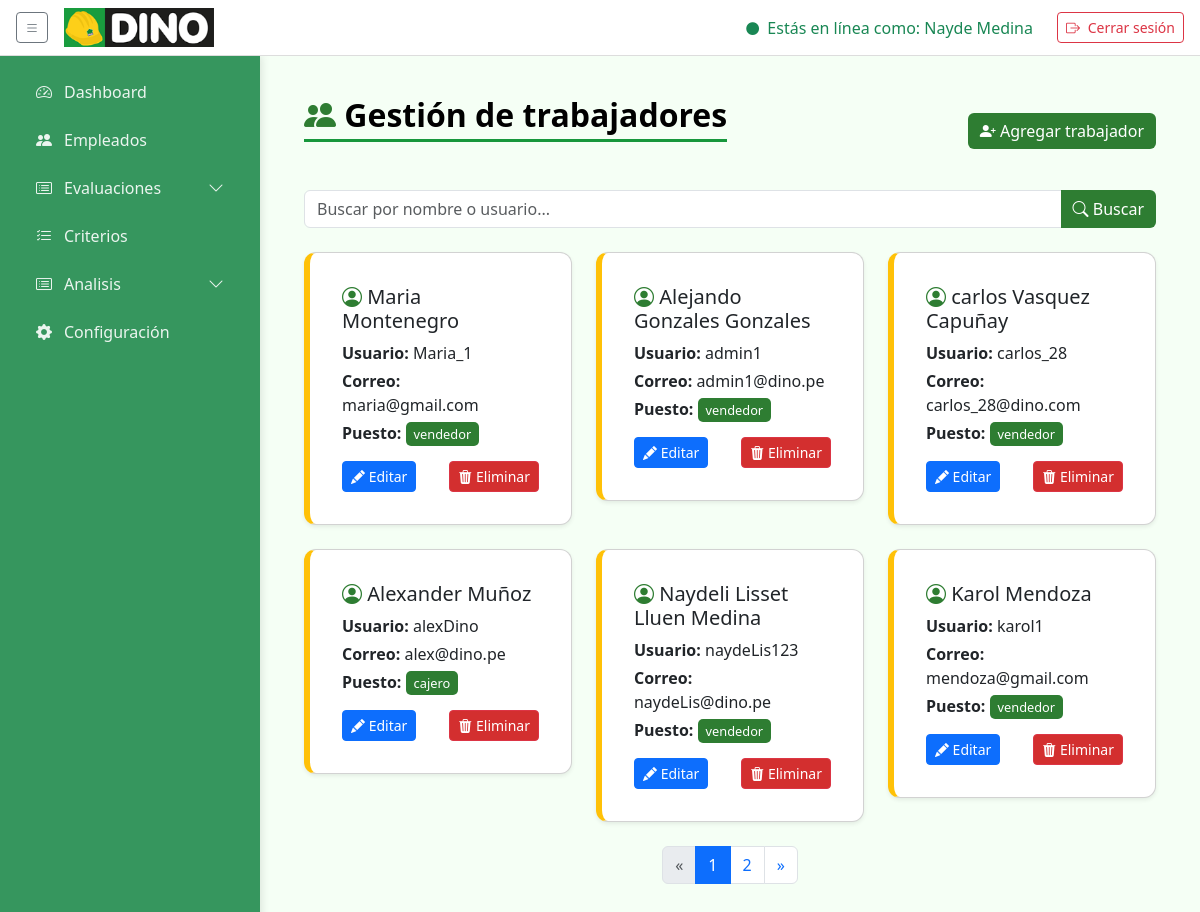
Before: /empleados/ (signed in) with the older database file.
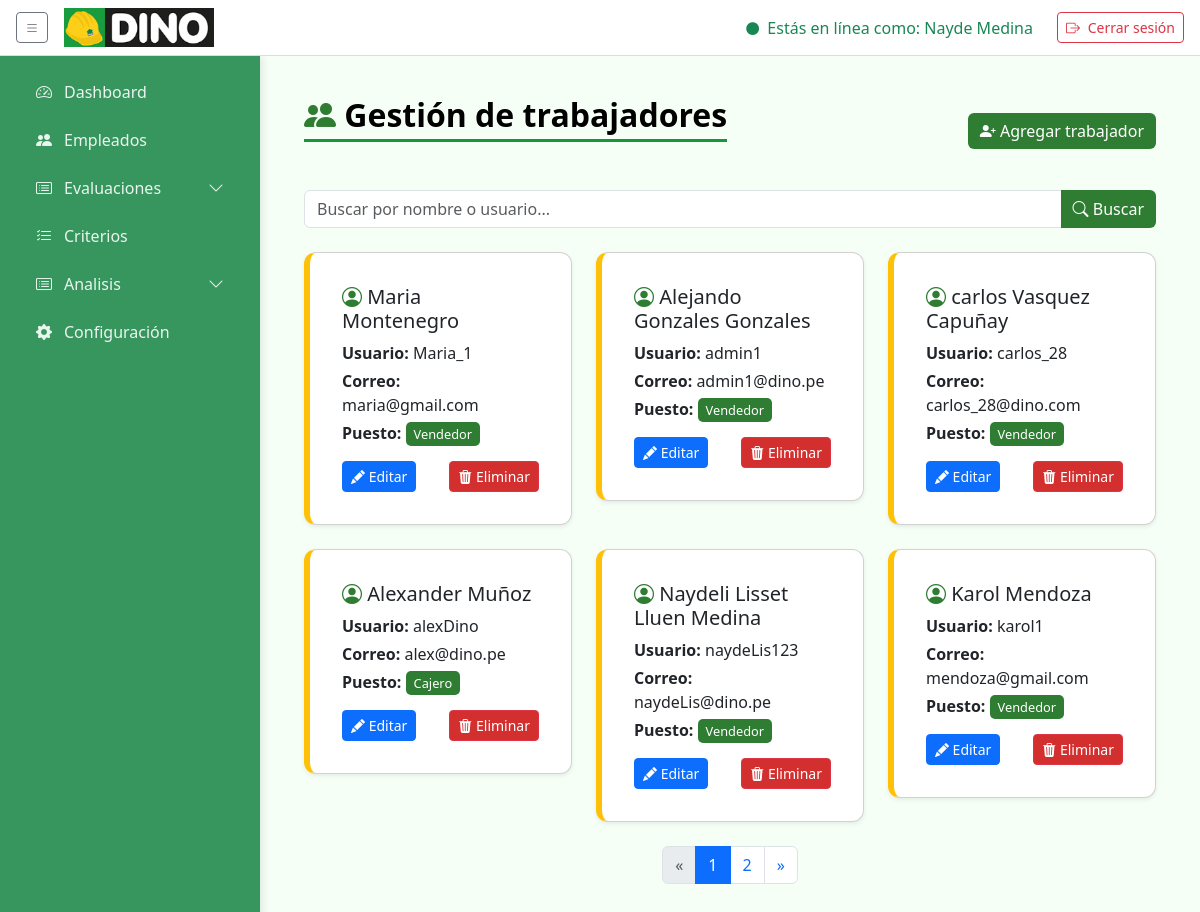
After: the same page with the newer database file.
### core/models.py (models this page shows, shortened)
class Trabajador(models.Model):
    user = models.OneToOneField(settings.AUTH_USER_MODEL, on_delete=models.CASCADE, related_name='trabajador', null=True, blank=True)
    puesto = models.ForeignKey(Puesto, on_delete=models.SET_NULL, null=True, blank=True)
    telefono = models.CharField(max_length=20, blank=True)
    direccion = models.CharField(max_length=200, blank=True)

class Puesto(models.Model):
    nombre = models.CharField(max_length=50, unique=True)
    descripcion = models.TextField(blank=True, null=True)

class Usuario(AbstractUser):
    """
    Modelo personalizado para el usuario, heredando de AbstractUser.
    Este modelo ahora solo contiene los campos estándar del usuario.
    """

### core/views.py (the view)
# urls.py: path('empleados/', views.gestion_empleados, name='gestion_empleados'),
@login_required
def gestion_empleados(request):
    query = request.GET.get('q', '')
    qs = Trabajador.objects.select_related('user')
    if query:
        qs = qs.filter(
            Q(user__username__icontains=query) |
            Q(user__first_name__icontains=query) |
            Q(user__last_name__icontains=query)
        )
    paginator = Paginator(qs, 6)
    page = request.GET.get('page')
    page_obj = paginator.get_page(page)
    return render(request, 'empleados/lista.html', {
        'empleados': page_obj,
        'query': query
    })

### templates/empleados/lista.html (shortened to what this page needs)
{% extends "base/base.html" %}
{% load static %}
{% block extra_css %}
<link rel="stylesheet" href="{% static 'css/empleados.css' %}">
{% endblock %}
{% block content %}
<div class="container mt-2">
  <div class="d-flex justify-content-between align-items-center mb-4">
    <h2 class="titulo">
      <i class="bi bi-people-fill icono-verde"></i> Gestión de trabajadores
    </h2>
    <a href="{% url 'agregar_empleado' %}" class="btn btn-success">
      <i class="bi bi-person-plus-fill"></i> Agregar trabajador
    </a>
  </div>
  <form method="get" class="mb-4">
    <div class="input-group">
      <input type="text" name="q" class="form-control"
             placeholder="Buscar por nombre o usuario..." value="{{ query }}">
      <button class="btn btn-success" type="submit">
        <i class="bi bi-search"></i> Buscar
      </button>
    </div>
  </form>
  <div class="row">
    {% for t in empleados %}
    <div class="col-md-4">
      <div class="card p-3 mb-4 shadow-sm">
        <div class="card-body">
          <h5 class="card-title">
            <i class="bi bi-person-circle icono-verde"></i>
            {{ t.user.first_name }} {{ t.user.last_name }}
          </h5>
          <p class="card-text mb-1">
            <strong>Usuario:</strong> {{ t.user.username }}
          </p>
          <p class="card-text mb-1">
            <strong>Correo:</strong> {{ t.user.email }}
          </p>
          <p class="card-text mb-1">
            <strong>Puesto:</strong>
            <span class="badge-puesto">
              {{ t.puesto.nombre|default:"No asignado" }}
            </span>
          </p>
          <div class="d-flex justify-content-between mt-3">
            <a href="{% url 'editar_empleado' t.id %}" class="btn btn-sm btn-primary">
              <i class="bi bi-pencil-fill"></i> Editar
            </a>
            <a href="{% url 'eliminar_empleado' t.id %}" class="btn btn-sm btn-danger"
               onclick="return confirm('¿Eliminar a {{ t.user.username }}?')">
              <i class="bi bi-trash3-fill"></i> Eliminar
            </a>
          </div>
        </div>
      </div>
    </div>
    {% empty %}
    <div class="col-12">
      <p class="text-muted">No hay trabajadores registrados.</p>
    </div>
    {% endfor %}
  </div>
  {% if empleados.has_other_pages %}
  <nav aria-label="Paginación trabajadores">
    <ul class="pagination justify-content-center">
      {% if empleados.has_previous %}
      <li class="page-item">
        <a class="page-link" href="?q={{ query }}&page={{ empleados.previous_page_number }}">&laquo;</a>
      </li>
      {% else %}
      <li class="page-item disabled"><span class="page-link">&laquo;</span></li>
      {% endif %}
      {% for num in empleados.paginator.page_range %}
      <li class="page-item {% if empleados.number == num %}active{% endif %}">
        <a class="page-link" href="?q={{ query }}&page={{ num }}">{{ num }}</a>
      </li>
      {% endfor %}
      {% if empleados.has_next %}
      <li class="page-item">
        <a class="page-link" href="?q={{ query }}&page={{ empleados.next_page_number }}">&raquo;</a>
      </li>
      {% else %}
      <li class="page-item disabled"><span class="page-link">&raquo;</span></li>
      {% endif %}
    </ul>
  </nav>
  {% endif %}
</div>
{% endblock %}

Changed rows visible on the page:
changed through a linked row, Trabajador "Maria": puesto.nombre "vendedor" → "Vendedor"
changed through a linked row, Trabajador "Alejando": puesto.nombre "vendedor" → "Vendedor"
changed through a linked row, Trabajador "carlos": puesto.nombre "vendedor" → "Vendedor"
changed through a linked row, Trabajador "Alexander": puesto.nombre "cajero" → "Cajero"
changed through a linked row, Trabajador "Naydeli Lisset": puesto.nombre "vendedor" → "Vendedor"
changed through a linked row, Trabajador "Karol": puesto.nombre "vendedor" → "Vendedor"
